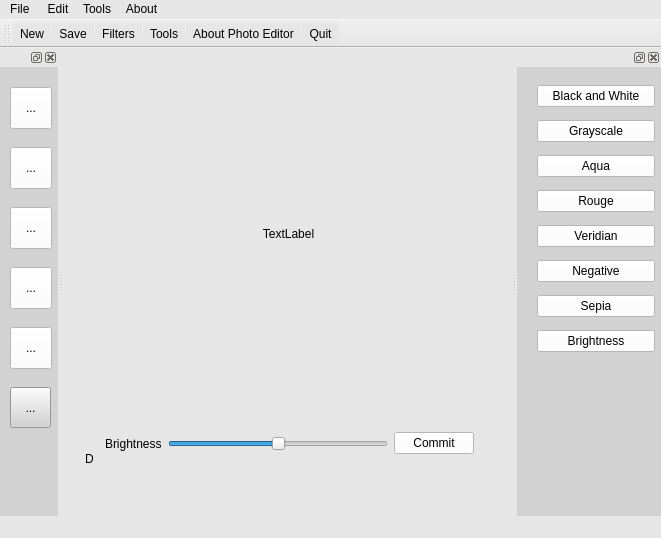
<?xml version="1.0" encoding="UTF-8"?>
<ui version="4.0">
 <class>mainwind</class>
 <widget class="QMainWindow" name="mainwind">
  <property name="geometry">
   <rect>
    <x>0</x>
    <y>0</y>
    <width>661</width>
    <height>538</height>
   </rect>
  </property>
  <property name="minimumSize">
   <size>
    <width>562</width>
    <height>433</height>
   </size>
  </property>
  <property name="windowTitle">
   <string>mainwind</string>
  </property>
  <property name="styleSheet">
   <string notr="true">background-color: rgb(230, 230, 230)</string>
  </property>
  <widget class="QWidget" name="centralWidget">
   <widget class="QWidget" name="sepiaWidget" native="true">
    <property name="geometry">
     <rect>
      <x>10</x>
      <y>390</y>
      <width>421</width>
      <height>41</height>
     </rect>
    </property>
    <layout class="QHBoxLayout" name="sepia_2">
     <item>
      <widget class="QLabel" name="depthLabel">
       <property name="text">
        <string>Depth</string>
       </property>
      </widget>
     </item>
     <item>
      <widget class="QSlider" name="depthSlider">
       <property name="minimum">
        <number>0</number>
       </property>
       <property name="maximum">
        <number>50</number>
       </property>
       <property name="value">
        <number>25</number>
       </property>
       <property name="orientation">
        <enum>Qt::Horizontal</enum>
       </property>
      </widget>
     </item>
     <item>
      <widget class="QLabel" name="intensityLabel">
       <property name="text">
        <string>Intensity</string>
       </property>
      </widget>
     </item>
     <item>
      <widget class="QSlider" name="intensitySlider">
       <property name="minimum">
        <number>0</number>
       </property>
       <property name="maximum">
        <number>50</number>
       </property>
       <property name="value">
        <number>25</number>
       </property>
       <property name="orientation">
        <enum>Qt::Horizontal</enum>
       </property>
      </widget>
     </item>
     <item>
      <spacer name="horizontalSpacer">
       <property name="orientation">
        <enum>Qt::Horizontal</enum>
       </property>
       <property name="sizeHint" stdset="0">
        <size>
         <width>13</width>
         <height>20</height>
        </size>
       </property>
      </spacer>
     </item>
     <item>
      <widget class="QPushButton" name="sepiaSave">
       <property name="styleSheet">
        <string notr="true">white</string>
       </property>
       <property name="text">
        <string>Commit</string>
       </property>
      </widget>
     </item>
    </layout>
   </widget>
   <widget class="QWidget" name="brightnessWidget" native="true">
    <property name="geometry">
     <rect>
      <x>30</x>
      <y>370</y>
      <width>391</width>
      <height>51</height>
     </rect>
    </property>
    <layout class="QHBoxLayout" name="brightLayout">
     <item>
      <widget class="QLabel" name="brightLabel">
       <property name="text">
        <string>Brightness</string>
       </property>
      </widget>
     </item>
     <item>
      <widget class="QSlider" name="brightSlider">
       <property name="minimum">
        <number>-50</number>
       </property>
       <property name="maximum">
        <number>50</number>
       </property>
       <property name="sliderPosition">
        <number>0</number>
       </property>
       <property name="tracking">
        <bool>false</bool>
       </property>
       <property name="orientation">
        <enum>Qt::Horizontal</enum>
       </property>
       <property name="tickPosition">
        <enum>QSlider::NoTicks</enum>
       </property>
       <property name="tickInterval">
        <number>0</number>
       </property>
      </widget>
     </item>
     <item>
      <widget class="QPushButton" name="brightSave">
       <property name="styleSheet">
        <string notr="true">background-color: rgb(255, 255, 255)</string>
       </property>
       <property name="text">
        <string>Commit</string>
       </property>
      </widget>
     </item>
    </layout>
   </widget>
   <widget class="QLabel" name="picture">
    <property name="geometry">
     <rect>
      <x>9</x>
      <y>15</y>
      <width>431</width>
      <height>341</height>
     </rect>
    </property>
    <property name="sizePolicy">
     <sizepolicy hsizetype="Expanding" vsizetype="Expanding">
      <horstretch>0</horstretch>
      <verstretch>0</verstretch>
     </sizepolicy>
    </property>
    <property name="text">
     <string>TextLabel</string>
    </property>
    <property name="alignment">
     <set>Qt::AlignCenter</set>
    </property>
   </widget>
  </widget>
  <widget class="QMenuBar" name="menuBar">
   <property name="geometry">
    <rect>
     <x>0</x>
     <y>0</y>
     <width>661</width>
     <height>22</height>
    </rect>
   </property>
   <widget class="QMenu" name="menuFile">
    <property name="title">
     <string>File </string>
    </property>
    <addaction name="actionNew"/>
    <addaction name="actionOpen"/>
    <addaction name="actionSave"/>
    <addaction name="separator"/>
    <addaction name="actionQuit"/>
   </widget>
   <widget class="QMenu" name="menuEdit">
    <property name="title">
     <string>Edit</string>
    </property>
    <addaction name="separator"/>
    <addaction name="actionUndo"/>
    <addaction name="actionRevert"/>
   </widget>
   <widget class="QMenu" name="menuTools">
    <property name="title">
     <string>Tools</string>
    </property>
    <addaction name="actionRotateRight"/>
    <addaction name="actionRotateLeft"/>
    <addaction name="actionRotate_180"/>
    <addaction name="actionFlip_2"/>
    <addaction name="actionFilters_3"/>
    <addaction name="separator"/>
    <addaction name="actionTools"/>
   </widget>
   <widget class="QMenu" name="menuAbout">
    <property name="title">
     <string>About</string>
    </property>
    <addaction name="actionAbout_Photo_Editor"/>
   </widget>
   <addaction name="menuFile"/>
   <addaction name="menuEdit"/>
   <addaction name="menuTools"/>
   <addaction name="menuAbout"/>
  </widget>
  <widget class="QToolBar" name="mainToolBar">
   <property name="styleSheet">
    <string notr="true">background-color: rgb(230, 230, 230)</string>
   </property>
   <attribute name="toolBarArea">
    <enum>TopToolBarArea</enum>
   </attribute>
   <attribute name="toolBarBreak">
    <bool>false</bool>
   </attribute>
   <addaction name="actionNew"/>
   <addaction name="actionSave"/>
   <addaction name="actionFilters_3"/>
   <addaction name="actionTools"/>
   <addaction name="actionAbout_Photo_Editor"/>
   <addaction name="actionQuit"/>
  </widget>
  <widget class="QStatusBar" name="statusBar"/>
  <widget class="QDockWidget" name="StickerWidget">
   <property name="styleSheet">
    <string notr="true">background-color: rgb(210, 210, 210)</string>
   </property>
   <attribute name="dockWidgetArea">
    <number>1</number>
   </attribute>
   <widget class="QWidget" name="StickerWidgetContents">
    <widget class="QToolButton" name="flip">
     <property name="geometry">
      <rect>
       <x>10</x>
       <y>20</y>
       <width>42</width>
       <height>42</height>
      </rect>
     </property>
     <property name="styleSheet">
      <string notr="true">background-color: rgb(255, 255, 255)</string>
     </property>
     <property name="text">
      <string>...</string>
     </property>
     <property name="icon">
      <iconset resource="imgs.qrc">
       <normaloff>:/new/prefix1/images copy/flip-horizontally-design-graphic-tool-3bd1aae13ed68d2f-512x512.png</normaloff>:/new/prefix1/images copy/flip-horizontally-design-graphic-tool-3bd1aae13ed68d2f-512x512.png</iconset>
     </property>
     <property name="iconSize">
      <size>
       <width>32</width>
       <height>32</height>
      </size>
     </property>
    </widget>
    <widget class="QToolButton" name="rotate180">
     <property name="geometry">
      <rect>
       <x>10</x>
       <y>80</y>
       <width>42</width>
       <height>42</height>
      </rect>
     </property>
     <property name="styleSheet">
      <string notr="true">background-color: rgb(255, 255, 255)</string>
     </property>
     <property name="text">
      <string>...</string>
     </property>
     <property name="icon">
      <iconset resource="imgs.qrc">
       <normaloff>:/new/prefix1/images copy/rotation-512.png</normaloff>:/new/prefix1/images copy/rotation-512.png</iconset>
     </property>
     <property name="iconSize">
      <size>
       <width>32</width>
       <height>32</height>
      </size>
     </property>
    </widget>
    <widget class="QToolButton" name="undo">
     <property name="geometry">
      <rect>
       <x>10</x>
       <y>260</y>
       <width>42</width>
       <height>42</height>
      </rect>
     </property>
     <property name="styleSheet">
      <string notr="true">background-color: rgb(255, 255, 255)</string>
     </property>
     <property name="text">
      <string>...</string>
     </property>
     <property name="icon">
      <iconset resource="imgs.qrc">
       <normaloff>:/new/prefix1/images copy/button_undo-128.png</normaloff>:/new/prefix1/images copy/button_undo-128.png</iconset>
     </property>
     <property name="iconSize">
      <size>
       <width>32</width>
       <height>32</height>
      </size>
     </property>
    </widget>
    <widget class="QToolButton" name="rotate_left">
     <property name="geometry">
      <rect>
       <x>10</x>
       <y>140</y>
       <width>42</width>
       <height>42</height>
      </rect>
     </property>
     <property name="styleSheet">
      <string notr="true">background-color: rgb(255, 255, 255)</string>
     </property>
     <property name="text">
      <string>...</string>
     </property>
     <property name="icon">
      <iconset resource="imgs.qrc">
       <normaloff>:/new/prefix1/images copy/arrow13-512-1.png</normaloff>:/new/prefix1/images copy/arrow13-512-1.png</iconset>
     </property>
     <property name="iconSize">
      <size>
       <width>32</width>
       <height>32</height>
      </size>
     </property>
    </widget>
    <widget class="QToolButton" name="rotate_right">
     <property name="geometry">
      <rect>
       <x>10</x>
       <y>200</y>
       <width>42</width>
       <height>42</height>
      </rect>
     </property>
     <property name="styleSheet">
      <string notr="true">background-color: rgb(255, 255, 255)</string>
     </property>
     <property name="text">
      <string>...</string>
     </property>
     <property name="icon">
      <iconset resource="imgs.qrc">
       <normaloff>:/new/prefix1/images copy/arrow13-512.png</normaloff>:/new/prefix1/images copy/arrow13-512.png</iconset>
     </property>
     <property name="iconSize">
      <size>
       <width>32</width>
       <height>32</height>
      </size>
     </property>
    </widget>
    <widget class="QToolButton" name="revert">
     <property name="geometry">
      <rect>
       <x>10</x>
       <y>320</y>
       <width>41</width>
       <height>41</height>
      </rect>
     </property>
     <property name="text">
      <string>...</string>
     </property>
     <property name="icon">
      <iconset resource="imgs.qrc">
       <normaloff>:/new/prefix1/images copy/download copy.png</normaloff>:/new/prefix1/images copy/download copy.png</iconset>
     </property>
     <property name="iconSize">
      <size>
       <width>32</width>
       <height>32</height>
      </size>
     </property>
    </widget>
   </widget>
  </widget>
  <widget class="QDockWidget" name="FilterWidget">
   <property name="minimumSize">
    <size>
     <width>144</width>
     <height>340</height>
    </size>
   </property>
   <property name="styleSheet">
    <string notr="true">background-color: rgb(210, 210, 210)</string>
   </property>
   <attribute name="dockWidgetArea">
    <number>2</number>
   </attribute>
   <widget class="QWidget" name="FilterWidgetContents">
    <widget class="QWidget" name="verticalLayoutWidget">
     <property name="geometry">
      <rect>
       <x>9</x>
       <y>0</y>
       <width>140</width>
       <height>311</height>
      </rect>
     </property>
     <layout class="QVBoxLayout" name="verticalLayout">
      <item>
       <widget class="QPushButton" name="blackAndWhite">
        <property name="styleSheet">
         <string notr="true">background-color: rgb(255, 255, 255)</string>
        </property>
        <property name="text">
         <string>Black and White</string>
        </property>
       </widget>
      </item>
      <item>
       <widget class="QPushButton" name="grayscale">
        <property name="styleSheet">
         <string notr="true">background-color: rgb(255, 255, 255)</string>
        </property>
        <property name="text">
         <string>Grayscale</string>
        </property>
       </widget>
      </item>
      <item>
       <widget class="QPushButton" name="aqua">
        <property name="styleSheet">
         <string notr="true">background-color: rgb(255, 255, 255)</string>
        </property>
        <property name="text">
         <string>Aqua</string>
        </property>
       </widget>
      </item>
      <item>
       <widget class="QPushButton" name="rouge">
        <property name="styleSheet">
         <string notr="true">background-color: rgb(255, 255, 255)</string>
        </property>
        <property name="text">
         <string>Rouge</string>
        </property>
       </widget>
      </item>
      <item>
       <widget class="QPushButton" name="veridian">
        <property name="styleSheet">
         <string notr="true">background-color: rgb(255, 255, 255)</string>
        </property>
        <property name="text">
         <string>Veridian</string>
        </property>
       </widget>
      </item>
      <item>
       <widget class="QPushButton" name="negative">
        <property name="styleSheet">
         <string notr="true">background-color: rgb(255, 255, 255)</string>
        </property>
        <property name="text">
         <string>Negative</string>
        </property>
       </widget>
      </item>
      <item>
       <widget class="QPushButton" name="sepia">
        <property name="styleSheet">
         <string notr="true">background-color: rgb(255, 255, 255)</string>
        </property>
        <property name="text">
         <string>Sepia</string>
        </property>
       </widget>
      </item>
      <item>
       <widget class="QPushButton" name="brightness">
        <property name="styleSheet">
         <string notr="true">background-color: rgb(255, 255, 255)</string>
        </property>
        <property name="text">
         <string>Brightness</string>
        </property>
       </widget>
      </item>
     </layout>
    </widget>
   </widget>
  </widget>
  <action name="actionNew">
   <property name="icon">
    <iconset resource="imgs.qrc">
     <normaloff>:/new/prefix1/images copy/Actions-folder-new-icon.png</normaloff>:/new/prefix1/images copy/Actions-folder-new-icon.png</iconset>
   </property>
   <property name="text">
    <string>New</string>
   </property>
  </action>
  <action name="actionOpen">
   <property name="icon">
    <iconset resource="imgs.qrc">
     <normaloff>:/new/prefix1/images copy/Open-file-icon copy.png</normaloff>:/new/prefix1/images copy/Open-file-icon copy.png</iconset>
   </property>
   <property name="text">
    <string>Open</string>
   </property>
  </action>
  <action name="actionSave">
   <property name="icon">
    <iconset resource="imgs.qrc">
     <normaloff>:/new/prefix1/images copy/save-icon-28.png</normaloff>:/new/prefix1/images copy/save-icon-28.png</iconset>
   </property>
   <property name="text">
    <string>Save</string>
   </property>
  </action>
  <action name="actionQuit">
   <property name="icon">
    <iconset resource="imgs.qrc">
     <normaloff>:/new/prefix1/images copy/quit-512.png</normaloff>:/new/prefix1/images copy/quit-512.png</iconset>
   </property>
   <property name="text">
    <string>Quit</string>
   </property>
  </action>
  <action name="actionCrop">
   <property name="icon">
    <iconset resource="imgs.qrc">
     <normaloff>:/new/prefix1/images copy/stock_cut.png</normaloff>:/new/prefix1/images copy/stock_cut.png</iconset>
   </property>
   <property name="text">
    <string>Cut</string>
   </property>
  </action>
  <action name="actionCopy">
   <property name="icon">
    <iconset resource="imgs.qrc">
     <normaloff>:/new/prefix1/images copy/qemytmkyvcboqlglolrs.png</normaloff>:/new/prefix1/images copy/qemytmkyvcboqlglolrs.png</iconset>
   </property>
   <property name="text">
    <string>Copy</string>
   </property>
  </action>
  <action name="actionRotate_Right">
   <property name="icon">
    <iconset resource="imgs.qrc">
     <normaloff>:/new/prefix1/images copy/arrow13-512.png</normaloff>:/new/prefix1/images copy/arrow13-512.png</iconset>
   </property>
   <property name="text">
    <string>Rotate Right</string>
   </property>
  </action>
  <action name="actionFlip">
   <property name="icon">
    <iconset resource="imgs.qrc">
     <normaloff>:/new/prefix1/images copy/flip-horizontally-design-graphic-tool-3bd1aae13ed68d2f-512x512.png</normaloff>:/new/prefix1/images copy/flip-horizontally-design-graphic-tool-3bd1aae13ed68d2f-512x512.png</iconset>
   </property>
   <property name="text">
    <string>Flip</string>
   </property>
  </action>
  <action name="actionFilters">
   <property name="icon">
    <iconset resource="imgs.qrc">
     <normaloff>:/new/prefix1/images copy/291378-language-512.png</normaloff>:/new/prefix1/images copy/291378-language-512.png</iconset>
   </property>
   <property name="text">
    <string>Add Text</string>
   </property>
  </action>
  <action name="actionFilters_2">
   <property name="icon">
    <iconset resource="imgs.qrc">
     <normaloff>:/new/prefix1/images copy/Filter-512.png</normaloff>:/new/prefix1/images copy/Filter-512.png</iconset>
   </property>
   <property name="text">
    <string>Filters</string>
   </property>
  </action>
  <action name="actionPaste">
   <property name="icon">
    <iconset resource="imgs.qrc">
     <normaloff>:/new/prefix1/images copy/paste.png</normaloff>:/new/prefix1/images copy/paste.png</iconset>
   </property>
   <property name="text">
    <string>Paste</string>
   </property>
  </action>
  <action name="actionUndo">
   <property name="icon">
    <iconset resource="imgs.qrc">
     <normaloff>:/new/prefix1/images copy/button_undo-128.png</normaloff>:/new/prefix1/images copy/button_undo-128.png</iconset>
   </property>
   <property name="text">
    <string>Undo</string>
   </property>
  </action>
  <action name="actionRedo">
   <property name="icon">
    <iconset resource="imgs.qrc">
     <normaloff>:/new/prefix1/images copy/button_redo-512.png</normaloff>:/new/prefix1/images copy/button_redo-512.png</iconset>
   </property>
   <property name="text">
    <string>Redo</string>
   </property>
  </action>
  <action name="actionCrop_2">
   <property name="icon">
    <iconset resource="imgs.qrc">
     <normaloff>:/new/prefix1/images copy/cut.png</normaloff>:/new/prefix1/images copy/cut.png</iconset>
   </property>
   <property name="text">
    <string>Crop</string>
   </property>
  </action>
  <action name="actionRotateRight">
   <property name="icon">
    <iconset resource="imgs.qrc">
     <normaloff>:/new/prefix1/images copy/arrow13-512.png</normaloff>:/new/prefix1/images copy/arrow13-512.png</iconset>
   </property>
   <property name="text">
    <string>Rotate Right</string>
   </property>
  </action>
  <action name="actionRotateLeft">
   <property name="enabled">
    <bool>true</bool>
   </property>
   <property name="icon">
    <iconset resource="imgs.qrc">
     <normaloff>:/new/prefix1/images copy/arrow13-512-1.png</normaloff>:/new/prefix1/images copy/arrow13-512-1.png</iconset>
   </property>
   <property name="text">
    <string>Rotate Left</string>
   </property>
  </action>
  <action name="actionFlip_2">
   <property name="icon">
    <iconset resource="imgs.qrc">
     <normaloff>:/new/prefix1/images copy/flip-horizontally-design-graphic-tool-3bd1aae13ed68d2f-512x512.png</normaloff>:/new/prefix1/images copy/flip-horizontally-design-graphic-tool-3bd1aae13ed68d2f-512x512.png</iconset>
   </property>
   <property name="text">
    <string>Flip</string>
   </property>
  </action>
  <action name="actionNew_2">
   <property name="icon">
    <iconset resource="imgs.qrc">
     <normaloff>:/new/prefix1/images copy/Actions-folder-new-icon.png</normaloff>:/new/prefix1/images copy/Actions-folder-new-icon.png</iconset>
   </property>
   <property name="text">
    <string>Add Text</string>
   </property>
  </action>
  <action name="actionFilters_3">
   <property name="icon">
    <iconset resource="imgs.qrc">
     <normaloff>:/new/prefix1/images copy/Filter-512.png</normaloff>:/new/prefix1/images copy/Filter-512.png</iconset>
   </property>
   <property name="text">
    <string>Filters</string>
   </property>
  </action>
  <action name="actionTools">
   <property name="icon">
    <iconset resource="imgs.qrc">
     <normaloff>:/new/prefix1/images copy/wrench-512.png</normaloff>:/new/prefix1/images copy/wrench-512.png</iconset>
   </property>
   <property name="text">
    <string>Tools</string>
   </property>
  </action>
  <action name="actionAbout_Photo_Editor">
   <property name="icon">
    <iconset resource="imgs.qrc">
     <normaloff>:/new/prefix1/images copy/info-512.png</normaloff>:/new/prefix1/images copy/info-512.png</iconset>
   </property>
   <property name="text">
    <string>About Photo Editor</string>
   </property>
  </action>
  <action name="actionRotate_180">
   <property name="icon">
    <iconset resource="imgs.qrc">
     <normaloff>:/new/prefix1/images copy/rotation-512.png</normaloff>:/new/prefix1/images copy/rotation-512.png</iconset>
   </property>
   <property name="text">
    <string>Rotate 180</string>
   </property>
  </action>
  <action name="actionRevert">
   <property name="text">
    <string>Revert</string>
   </property>
  </action>
 </widget>
 <layoutdefault spacing="6" margin="11"/>
 <resources>
  <include location="imgs.qrc"/>
 </resources>
 <connections/>
</ui>
